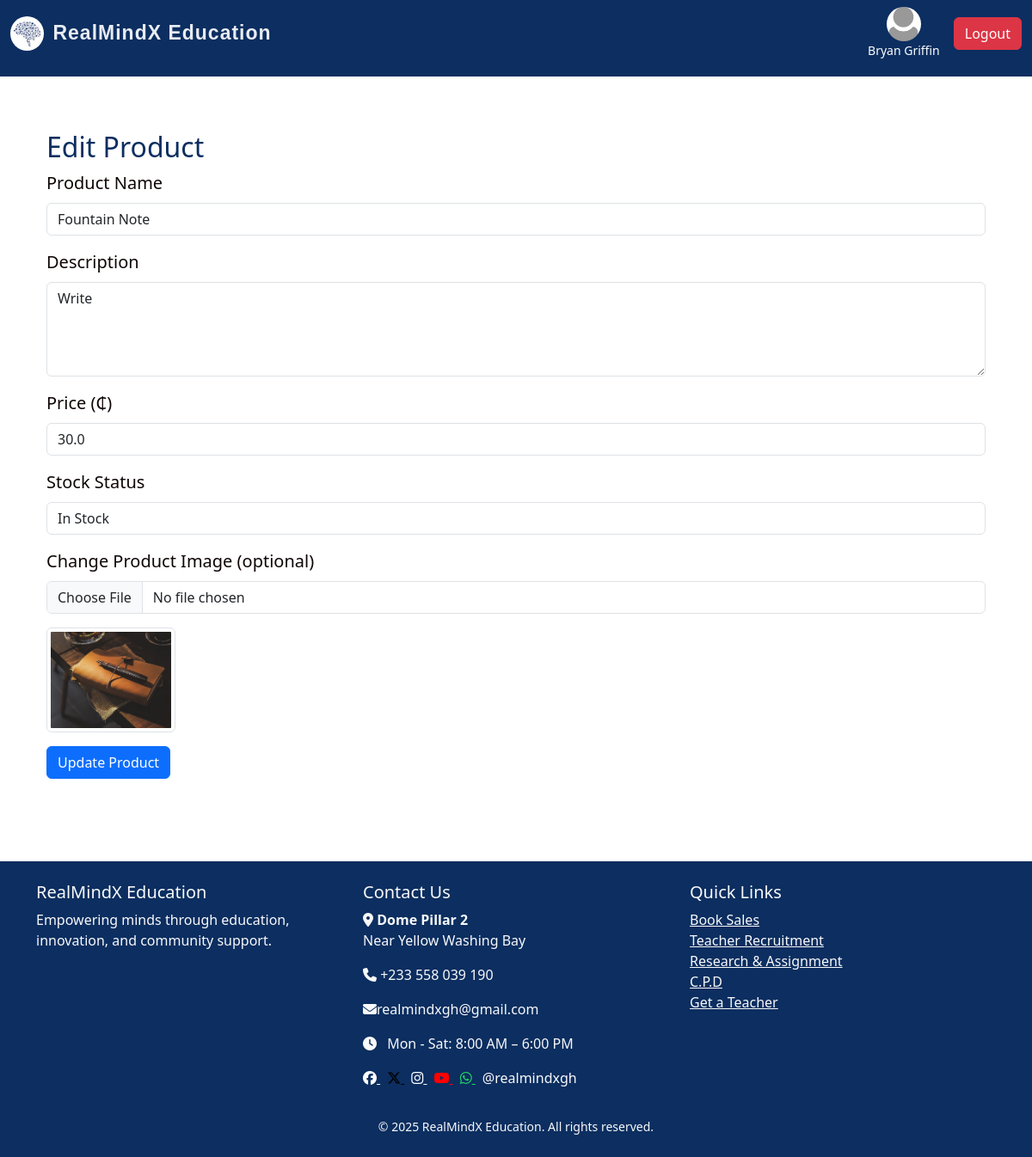
The app's page /admin/edit-product/3 (signed in), older data.
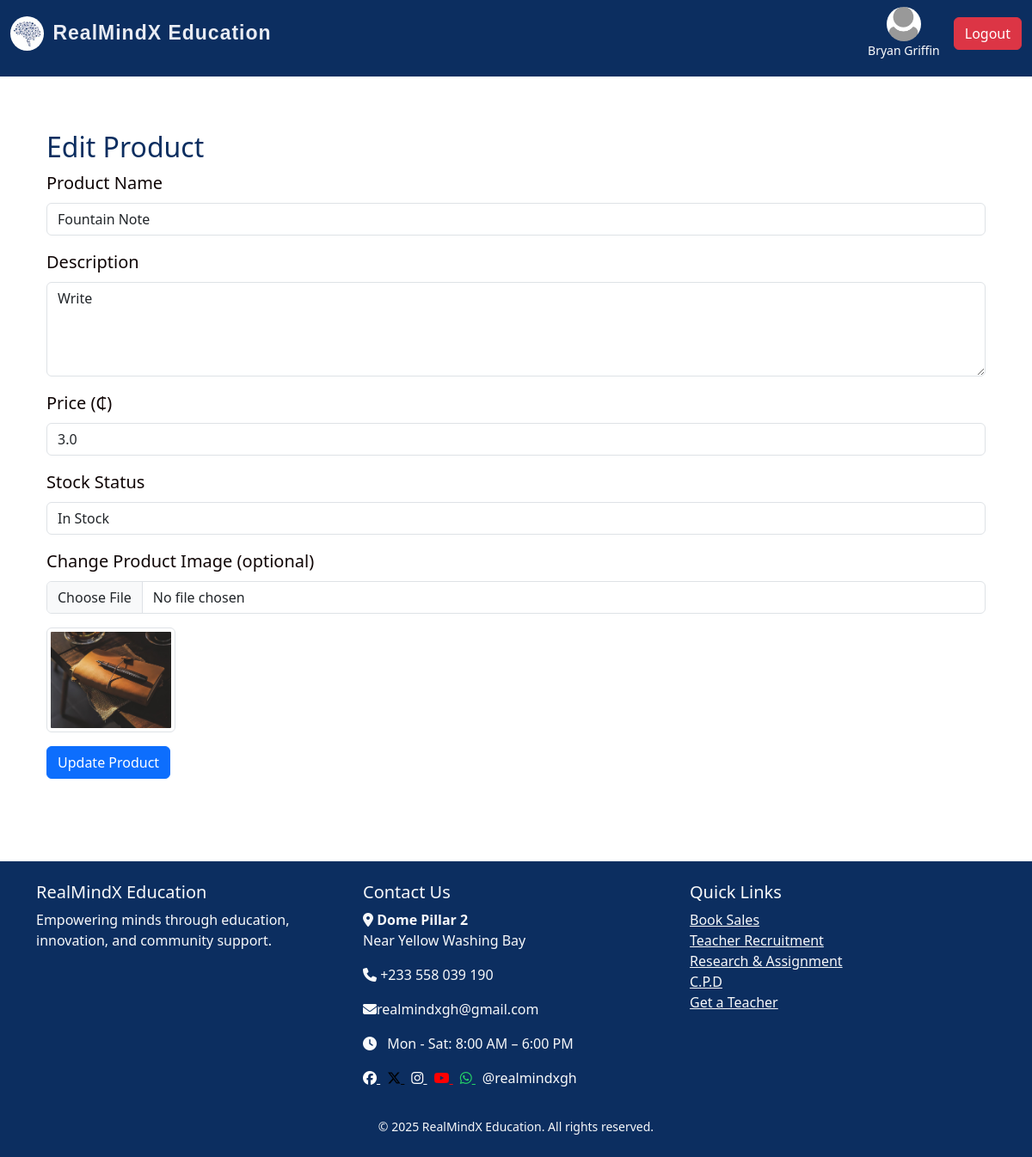
The same page, newer data.
### realmind/models/products.py (models this page shows, shortened)
class Product(db.Model):
    id = db.Column(db.Integer, primary_key=True)
    name = db.Column(db.String(120), nullable=False)
    description = db.Column(db.Text, nullable=False)
    price = db.Column(db.Float, nullable=False)
    image_filename = db.Column(db.String(120), nullable=True)
    in_stock = db.Column(db.Boolean, default=True)
    date_created = db.Column(db.DateTime, default=datetime.utcnow)
    ecommerce_product_id = db.Column(db.Integer, nullable=True)
    admin_id = db.Column(db.Integer, db.ForeignKey('admin.id'), nullable=False)
    admin = db.relationship('Admin', backref=db.backref('products', lazy=True))

### realmind/routes/admin_routes.py (the view, shortened to what this page needs)
@admin_bp.route('/admin/edit-product/<int:product_id>', methods=['GET', 'POST'])
@login_required
def edit_product(product_id):
    product = Product.query.get_or_404(product_id)
    return render_template('admin/edit_product.html', product=product)

### realmind/templates/admin/edit_product.html (shortened to what this page needs)
{% extends "index.html" %}
{% block content %}
<div class="container my-5">
  <h2>Edit Product</h2>
  <form method="POST" enctype="multipart/form-data">
    <div class="mb-3">
      <label for="name" class="form-label">Product Name</label>
      <input type="text" name="name" id="name" value="{{ product.name }}" class="form-control" required>
    </div>
    <div class="mb-3">
      <label for="description" class="form-label">Description</label>
      <textarea name="description" id="description" rows="4" class="form-control" required>{{ product.description }}</textarea>
    </div>
    <div class="mb-3">
      <label for="price" class="form-label">Price (₵)</label>
      <input type="number" step="0.01" name="price" id="price" value="{{ product.price }}" class="form-control" required>
    </div>
    <div class="mb-3">
      <label for="in_stock" class="form-label">Stock Status</label>
      <select name="in_stock" id="in_stock" class="form-control">
        <option value="true" {% if product.in_stock %}selected{% endif %}>In Stock</option>
      </select>
    </div>
    <div class="mb-3">
      <label for="image" class="form-label">Change Product Image (optional)</label>
      <input type="file" name="image" id="image" class="form-control" accept="image/*">
    </div>
    {% if product.image_filename %}
    <div class="mb-3">
      <img src="{{ url_for('static', filename='uploads/' ~ product.image_filename) }}" width="150" class="img-thumbnail">
    </div>
    {% endif %}
    <button type="submit" class="btn btn-primary">Update Product</button>
  </form>
</div>
{% endblock %}

Row changes from the older to the newer data that the page shows:
changed Product "Fountain Note": price "30.0" → "3.0"
